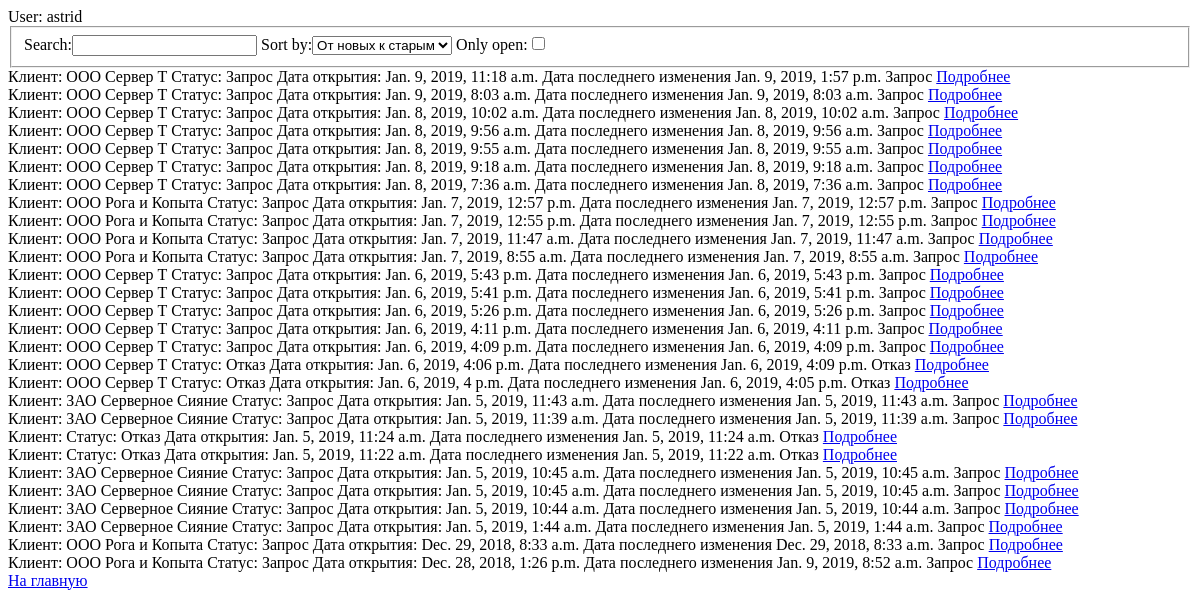
Before: /queries/ (signed in) with the older database file.
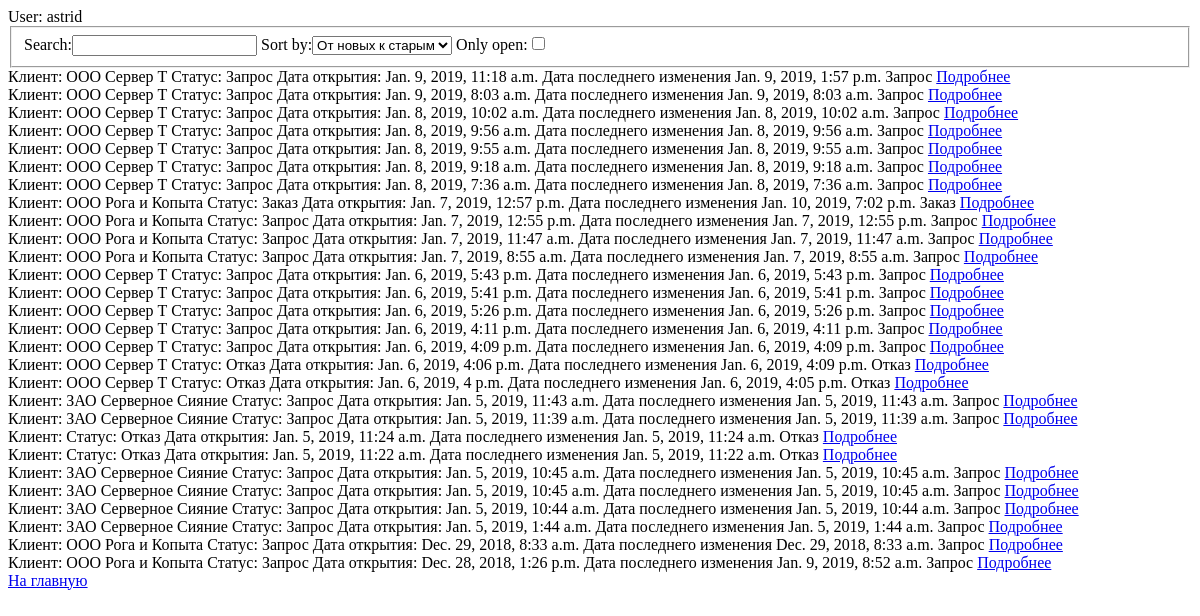
After: the same page with the newer database file.
### survey/models.py (models this page shows, shortened)
class Query(models.Model):
    objects = models.Manager()
    STATUSES = (
        (u'Запрос', u'Запрос'),
        (u'Лид', u'Лид'),
        (u'Заявка', u'Заявка'),
        (u'Отказ', u'Отказ'),
        (u'Успешно реализован', u'Успешно реализован'),
    )
    PRODUCT_TYPES = (
        (u'Сервера', (
            (u'Сервер в форм-факторе Rack', u'Сервер в форм-факторе Rack'),
            (u'Сервер в форм-факторе Tower', u'Сервер в форм-факторе Tower'),
            (u'Блейд-сервер', u'Блейд-сервер'),
        )),
        (u'СХД', (
            (u'СХД начального уровня', u'СХД начального уровня'),
            (u'СХД общего назначения', u'СХД общего назначения'),
            (u'Гибридная СХД', u'Гибридная СХД'),
            (u'СХД для резервного копирования', u'СХД для резервного копирования'),
            (u'СХД высокопроизводительного класса', u'СХД высокопроизводительного класса'),
            (u'СХД система NAS', u'СХД система NAS'),
            (u'СХД для расширения VMware', u'СХД для расширения VMware'),
            (u'Программно-определяемая СХД', u'Программно-определяемая СХД'),
            (u'СХД для видеоконтента', u'СХД для видеоконтента'),
        ))
    )
    PRICE_CAT = (
        (u'(1)Premium', u'(1)Premium'),
        (u'(2)Средняя цен. кат.', u'(2)Средняя цен. кат.'),
        (u'(3)No name', u'(3)No name'),
    )
    DANET = (
        (u'Да', u'Да'),
        (u'Нет', u'Нет'),
    )
    name = models.CharField(verbose_name=u'Название заказа', max_length=128, blank=True)
    client = models.ForeignKey(Client, null=True, on_delete=models.SET_NULL, related_name='queries')
    manager = models.ForeignKey(User, null=True, on_delete=models.SET_NULL)
    status = models.CharField(verbose_name=u'Статус', max_length=64, choices=STATUSES)
    added_at = models.DateTimeField(auto_now_add=True)
    changed_at = models.DateTimeField(auto_now=True)
    query_items = models.ManyToManyField(Item, verbose_name=u'Запрос', blank=True, related_name='q_items')
    lead_items = models.ManyToManyField(Item, verbose_name=u'Лид', blank=True, related_name='l_items')
    order_items = models.ManyToManyField(Item, verbose_name=u'Заявка', blank=True, related_name='o_items')
    decline_reason = models.TextField(verbose_name=u'Причина отказа', blank=True)
    comments = models.TextField(verbose_name=u'Примечания к заказу', blank=True)
    survey = models.BooleanField(verbose_name=u'Опрос пройден', default=False)
    product_type = models.CharField(verbose_name=u'Тип', max_length=64, null=True, choices=PRODUCT_TYPES)
    upgrade = models.CharField(verbose_name=u'Апгрейд', max_length=6, null=True, choices=DANET)
    certificate = models.ManyToManyField(Certificate, verbose_name=u'Сертификат')
    vendors = models.ManyToManyField(Vendor, verbose_name=u'Предпочтения')
    survey_comments = models.TextField(verbose_name=u'Примечания к опросу', blank=True)
    class Meta:
        verbose_name = u'Заявка'
        verbose_name_plural = u'Заявки'
        ordering = ['-added_at']

class Client(models.Model):
    objects = models.Manager()
    ORG_TYPES = (
        (u'Государственная', (
                             (u'Силовики', u'Силовики'),
                             (u'Гос. компания', u'Гос. компания'),
                             (u'Гос. учреждение', u'Гос. учреждение'),
                              )),
        (u'Негосударственная', (
                              (u'Ген. подрядчик', u'Ген. подрядчик'),
                              (u'Частная компания', u'Частная компания'),
                              (u'SMB', u'SMB'),
                              )),
        )
    ORG_FORMS = (
        (u'ООО', u'ООО'),
        (u'ОАО', u'ОАО'),
        (u'ПАО', u'ПАО'),
        (u'ЗАО', u'ЗАО'),
        (u'АО', u'АО'),
    )
    DANET = (
        (u'Да', u'Да'),
        (u'Нет', u'Нет'),
        (u'?', u'?'),
    )
    form = models.CharField(verbose_name=u'Форма', max_length=16, choices=ORG_FORMS)  # !!! дополнить выпадающий список
    name = models.CharField(verbose_name=u'Название организации', max_length=128)
    inn = models.IntegerField(verbose_name=u'ИНН')  # посмотреть API налоговой для проверки фирмы
    basic_survey = models.BooleanField(verbose_name=u'Базовый опрос пройден', default=False)
    type = models.CharField(verbose_name=u'Тип организации', max_length=64, choices=ORG_TYPES, blank=True)
    sanctions = models.CharField(verbose_name=u'Санкции', max_length=6, blank=True, choices=DANET)
    crimea = models.CharField(verbose_name=u'Крым', max_length=6, blank=True, choices=DANET)
    imp = models.CharField(verbose_name=u'Импортозамещение', max_length=6, blank=True, choices=DANET)
    added_at = models.DateTimeField(verbose_name=u'Клиент добавлен', auto_now_add=True)
    changed_at = models.DateTimeField(auto_now=True)
    manager = models.ForeignKey(User, on_delete=models.SET_NULL, null=True, blank=True)
    class Meta:
        verbose_name = u'Клиент'
        verbose_name_plural = u'Клиенты'
        ordering = ['name']

### survey/views.py (the view)
# urls.py: url(r'^queries/$', login_required(views.QueryList.as_view(template_name="queries.html"))),
class QueryList(ListView):
    template_name = 'queries.html'
    model = Query
    def dispatch(self, request, *args, **kwargs):
        self.form = QuerySortingForm(request.GET)
        self.form.is_valid()
        self.user = request.user
        return super(QueryList, self).dispatch(request, *args, **kwargs)
    def get_queryset(self):
        queryset = Query.objects.all()
        if self.form.cleaned_data.get('search'):
            queryset = queryset.filter(name__icontains=self.form.cleaned_data.get('search'))
        if self.form.cleaned_data.get('sort_by'):
            queryset = queryset.order_by(self.form.cleaned_data.get('sort_by'))
        if self.form.cleaned_data.get('only_open'):
            queryset = queryset.filter(status__in=['query', 'lead', 'order'])
        return queryset
    def get_context_data(self, **kwargs):
        context = super(QueryList, self).get_context_data(**kwargs)
        context['form'] = self.form
        return context

### survey/forms.py
class QuerySortingForm(forms.Form):
    search = forms.CharField(required=False)
    sort_by = forms.ChoiceField(choices=(('-id', u'От новых к старым'),
                                         ('id', u'От старых к новым')), required=False, initial='-id')
    only_open = forms.BooleanField(initial=False, required=False)

### survey/templates/queries.html (shortened to what this page needs)
<!DOCTYPE html>
<html lang="en">
<head>
</head>
<body>
User: {{ request.user }}
<form>
    <fieldset>
    {{form}}
    </fieldset>
</form>
{% for query in object_list %}
    Клиент: {{ query.client.form }}
{{ query.client.name }}
Статус: {{ query.status }}
Дата открытия: {{ query.added_at }}
Дата последнего изменения {{ query.changed_at }} {{ query.status }}
<a href="{{ query.id }}/">Подробнее</a> </br>
{% endfor %}
<a href="/main/">На главную</a>
</body>
</html>

Changed rows visible on the page:
changed Query: status "Запрос" → "Заказ"; changed_at "Jan. 7, 2019, 12:57 p.m." → "Jan. 10, 2019, 7:02 p.m."
